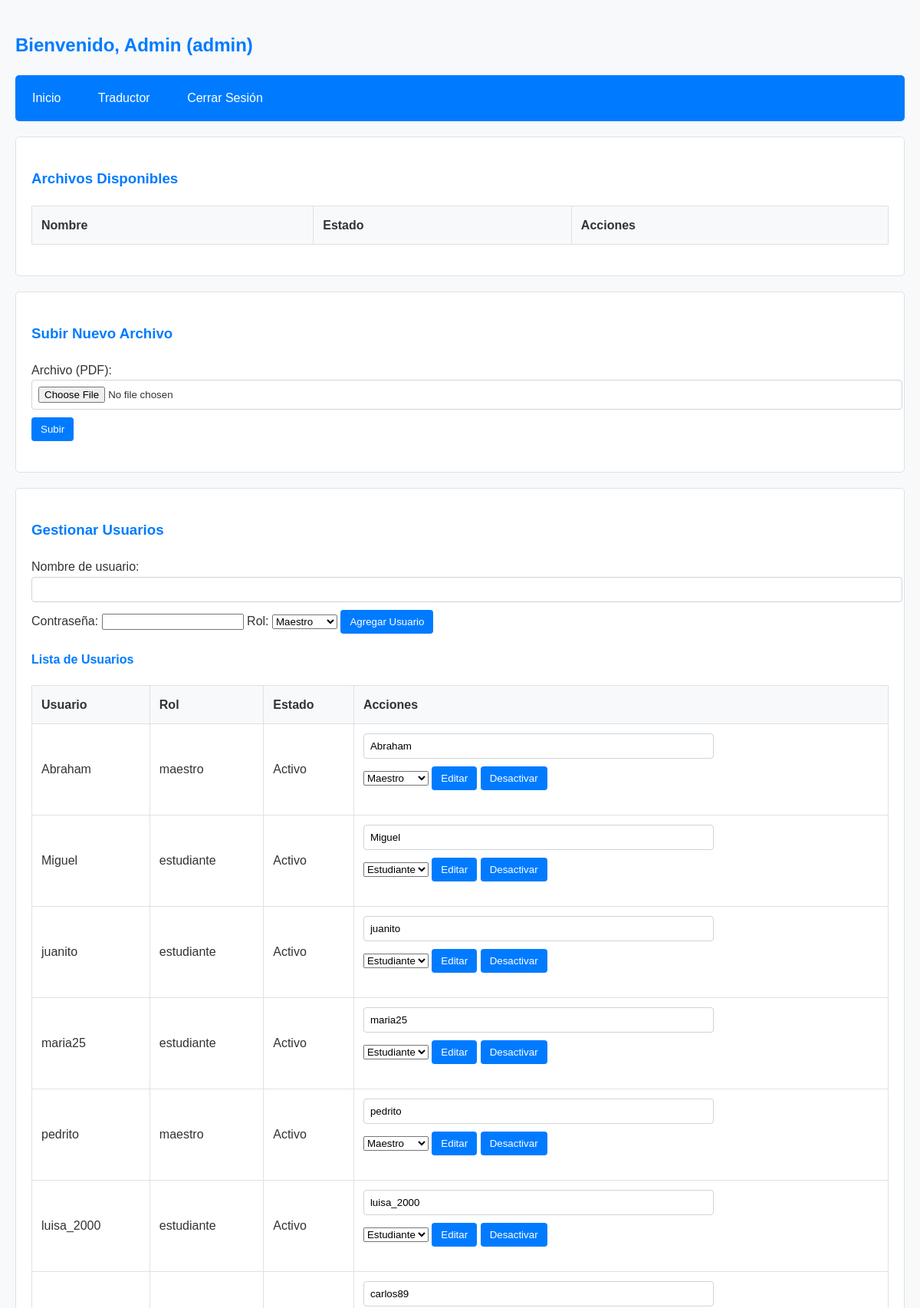
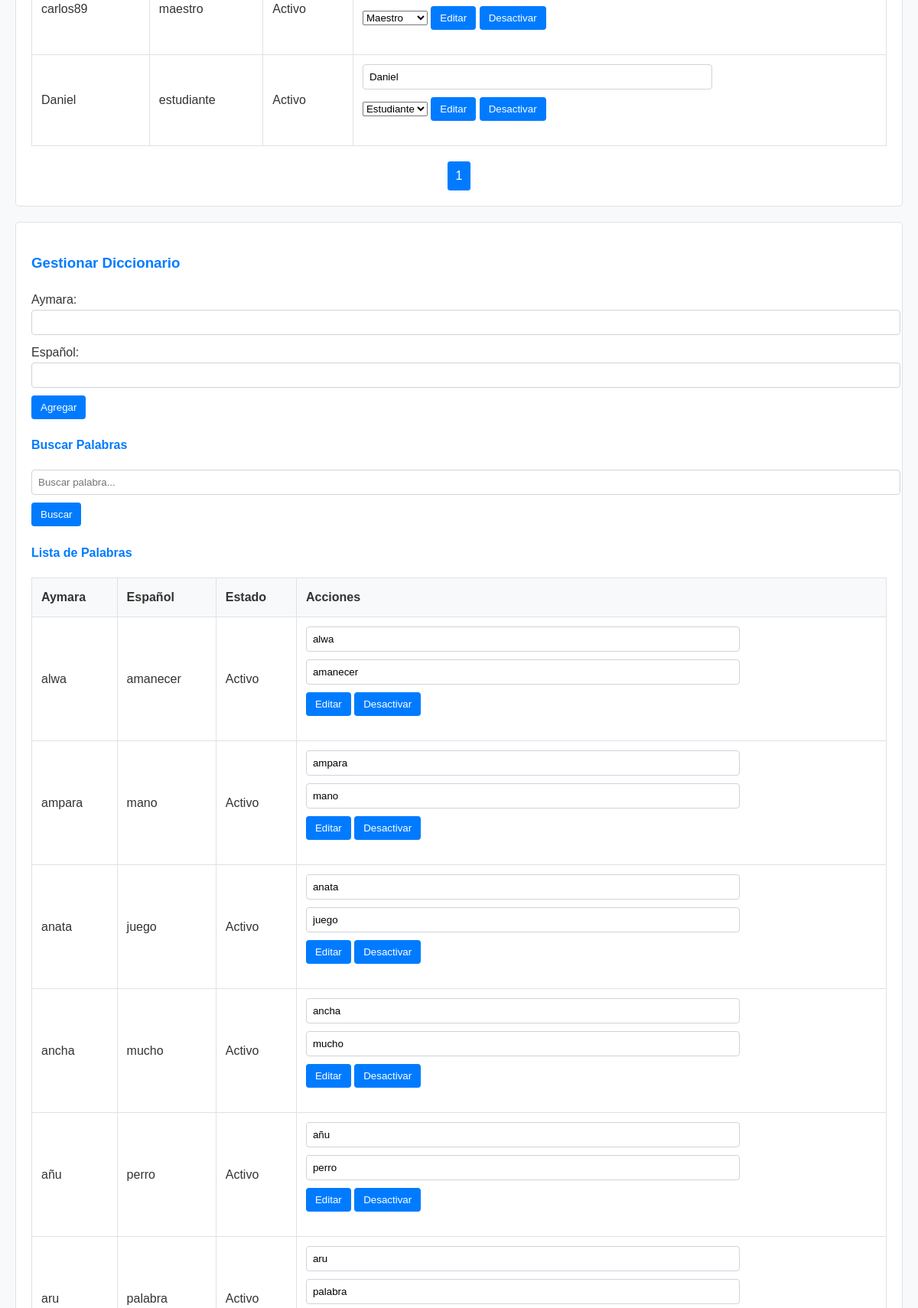
The page /dashboard.php (signed in, upper part) on the database its author committed (2 pictures, top to bottom).
### tables this page shows
CREATE TABLE `usuarios` (
  `id` int(11) NOT NULL,
  `username` varchar(50) NOT NULL,
  `password` varchar(255) NOT NULL,
  `role` enum('maestro','estudiante','admin') NOT NULL,
  `activo` tinyint(1) NOT NULL DEFAULT 1,
  `email` varchar(100) DEFAULT NULL
);

CREATE TABLE `diccionario` (
  `id` int(11) NOT NULL,
  `aymara` varchar(50) DEFAULT NULL,
  `espanol` varchar(50) DEFAULT NULL,
  `activo` tinyint(1) NOT NULL DEFAULT 1
);

### dashboard.php (the view, shortened to what this page needs)
<?php
include 'config/db.php';
$username = $_SESSION['username'];
$role = $_SESSION['role'];
$resultadosPorPagina = 10;
$paginaActual = isset($_GET['pagina']) ? (int) $_GET['pagina'] : 1;
$inicio = ($paginaActual - 1) * $resultadosPorPagina;
$busqueda = isset($_GET['busqueda']) ? $_GET['busqueda'] : '';
$condicionBusqueda = $busqueda ? "AND (aymara LIKE '%$busqueda%' OR espanol LIKE '%$busqueda%')" : '';
?>
<!DOCTYPE html>
<html lang="es">
<head>
    <link rel="stylesheet" href="css/styledash.css">
</head>
<body>
    <h2>Bienvenido, <?php echo htmlspecialchars($username); ?> (<?php echo htmlspecialchars($role); ?>)</h2>
    <nav>
        <ul>
            <li><a href="dashboard.php">Inicio</a></li>
            <li><a href="traductor.php">Traductor</a></li>
            <li><a href="logout.php">Cerrar Sesión</a></li>
        </ul>
    </nav>
    <section id="archivos">
        <h3>Archivos Disponibles</h3>
        <table>
            <tr>
                <th>Nombre</th>
                <th>Estado</th>
                <th>Acciones</th>
            </tr>
        </table>
    </section>
    <?php if ($role == 'maestro' || $role == 'admin'): ?>
        <section id="subir_archivo">
            <h3>Subir Nuevo Archivo</h3>
            <form action="dashboard.php" method="POST" enctype="multipart/form-data">
                <label for="archivo">Archivo (PDF):</label>
                <input type="file" id="archivo" name="archivo" accept="application/" required>
                <button type="submit" name="subir_archivo">Subir</button>
            </form>
        </section>
        <?php if ($role == 'admin'): ?>
            <section id="usuarios">
                <h3>Gestionar Usuarios</h3>
                <form action="dashboard.php" method="POST">
                    <label for="username">Nombre de usuario:</label>
                    <input type="text" id="username" name="username" required>
                    <label for="password">Contraseña:</label>
                    <input type="password" id="password" name="password" required>
                    <label for="role">Rol:</label>
                    <select id="role" name="role" required>
                        <option value="maestro">Maestro</option>
                    </select>
                    <button type="submit" name="agregar_usuario">Agregar Usuario</button>
                </form>
                <h4>Lista de Usuarios</h4>
                <table>
                    <tr>
                        <th>Usuario</th>
                        <th>Rol</th>
                        <th>Estado</th>
                        <th>Acciones</th>
                    </tr>
                    <?php
                    $sql = "SELECT * FROM Usuarios as us where us.role ='maestro' or us.role='estudiante' LIMIT $inicio, $resultadosPorPagina";
                    $result = $conn->query($sql);
                    while ($row = $result->fetch_assoc()) {
                        echo "<tr>
                            <td>" . htmlspecialchars($row['username']) . "</td>
                            <td>" . htmlspecialchars($row['role']) . "</td>
                            <td>" . ($row['activo'] ? 'Activo' : 'Inactivo') . "</td>
                            <td>
                                <form action='dashboard.php' method='POST' style='display:inline-block;'>
                                    <input type='hidden' name='usuario_id' value='" . $row['id'] . "'>
                                    <input type='text' name='username' value='" . htmlspecialchars($row['username']) . "' required>
                                    <select name='role' required>
                                        <option value='maestro' " . ($row['role'] == 'maestro' ? 'selected' : '') . ">Maestro</option>
                                        <option value='estudiante' " . ($row['role'] == 'estudiante' ? 'selected' : '') . ">Estudiante</option>
                                    </select>
                                    <button type='submit' name='editar_usuario'>Editar</button>
                                    <input type='hidden' name='nuevo_estado' value='" . ($row['activo'] ? '0' : '1') . "'>
                                    <button type='submit' name='cambiar_estado_usuario'>" . ($row['activo'] ? 'Desactivar' : 'Activar') . "</button>
                                </form>
                            </td>
                        </tr>";
                    }
                    ?>
                </table>
                <?php
                $sqlTotal = "SELECT COUNT(*) as total FROM Usuarios";
                $resultTotal = $conn->query($sqlTotal);
                $rowTotal = $resultTotal->fetch_assoc();
                $totalPaginas = ceil($rowTotal['total'] / $resultadosPorPagina);
                echo "<div class='paginacion'>";
                for ($i = 1; $i <= $totalPaginas; $i++) {
                    echo "<a href='dashboard.php?pagina=$i'>$i</a> ";
                }
                echo "</div>";
                ?>
            </section>
        <?php endif; ?>
        <section id="diccionario">
            <h3>Gestionar Diccionario</h3>
            <form action="dashboard.php" method="POST">
                <label for="aymara">Aymara:</label>
                <input type="text" id="aymara" name="aymara" required>
                <label for="espanol">Español:</label>
                <input type="text" id="espanol" name="espanol" required>
                <button type="submit" name="agregar_palabra">Agregar</button>
            </form>
            <h4>Buscar Palabras</h4>
            <form action="dashboard.php" method="GET">
                <input type="text" name="busqueda" value="<?php echo htmlspecialchars($busqueda); ?>"
                    placeholder="Buscar palabra...">
                <button type="submit">Buscar</button>
            </form>
            <h4>Lista de Palabras</h4>
            <table>
                <tr>
                    <th>Aymara</th>
                    <th>Español</th>
                    <th>Estado</th>
                    <th>Acciones</th>
                </tr>
                <?php
                $sql = "SELECT * FROM Diccionario WHERE 1=1 $condicionBusqueda LIMIT $inicio, $resultadosPorPagina";
                $result = $conn->query($sql);
                while ($row = $result->fetch_assoc()) {
                    echo "<tr>
                        <td>" . htmlspecialchars($row['aymara']) . "</td>
                        <td>" . htmlspecialchars($row['espanol']) . "</td>
                        <td>" . ($row['activo'] ? 'Activo' : 'Inactivo') . "</td>
                        <td>
                            <form action='dashboard.php' method='POST' style='display:inline-block;'>
                                <input type='hidden' name='palabra_id' value='" . $row['id'] . "'>
                                <input type='text' name='aymara' value='" . htmlspecialchars($row['aymara']) . "' required>
                                <input type='text' name='espanol' value='" . htmlspecialchars($row['espanol']) . "' required>
                                <button type='submit' name='editar_palabra'>Editar</button>
                                <input type='hidden' name='nuevo_estado' value='" . ($row['activo'] ? '0' : '1') . "'>
                                <button type='submit' name='cambiar_estado_palabra'>" . ($row['activo'] ? 'Desactivar' : 'Activar') . "</button>
                            </form>
                        </td>
                    </tr>";
                }
                ?>
            </table>
        </section>
    <?php endif; ?>
</body>
</html>

### css/styledash.css (style rules this page uses)
body { font-family: Arial, sans-serif; line-height: 1.6; color: #333; margin: 0; padding: 20px; background-color: #f8f9fa; }
h2, h3, h4 { color: #007bff; margin-bottom: 20px; }
nav ul { list-style-type: none; padding: 0; margin-bottom: 20px; background-color: #007bff; border-radius: 5px; }
nav ul li { display: inline-block; }
nav ul li a { color: white; text-decoration: none; padding: 10px 15px; display: inline-block; }
table { width: 100%; border-collapse: collapse; margin-bottom: 20px; background-color: white; }
table, th, td { border: 1px solid #dee2e6; }
th, td { padding: 12px; text-align: left; }
th { background-color: #f8f9fa; font-weight: bold; }
form { margin-bottom: 20px; }
input[type="text"], input[type="file"] { width: 100%; padding: 8px; margin-bottom: 10px; border: 1px solid #ced4da; border-radius: 4px; }
button, input[type="submit"] { background-color: #007bff; color: white; padding: 8px 12px; border: none; border-radius: 4px; cursor: pointer; }
section { background-color: white; border: 1px solid #dee2e6; border-radius: 5px; padding: 20px; margin-bottom: 20px; }
.paginacion { margin-top: 20px; text-align: center; }
.paginacion a { color: #fff; padding: 5px 10px; text-decoration: none; border: 1px solid #007bff; margin: 0 2px; border-radius: 3px; }
a { display: inline-block; padding: 10px 20px; margin: 5px; text-decoration: none; color: #fff; background-color: #007bff; border: 2px solid #007bff; border-radius: 5px; transition: background-color 0.3s, border-color 0.3s, color 0.3s; }

### rows shown on the page
usuarios: username "Abraham", role "maestro", activo "Activo", role "Maestro"
usuarios: username "Miguel", role "estudiante", activo "Activo", role "Estudiante"
usuarios: username "juanito", role "estudiante", activo "Activo", role "Estudiante"
usuarios: username "maria25", role "estudiante", activo "Activo", role "Estudiante"
usuarios: username "pedrito", role "maestro", activo "Activo", role "Maestro"
usuarios: username "luisa_2000", role "estudiante", activo "Activo", role "Estudiante"
usuarios: username "carlos89", role "maestro", activo "Activo", role "Maestro"
usuarios: username "Daniel", role "estudiante", activo "Activo", role "Estudiante"
diccionario: aymara "alwa", espanol "amanecer", activo "Activo"
diccionario: aymara "ampara", espanol "mano", activo "Activo"
diccionario: aymara "anata", espanol "juego", activo "Activo"
diccionario: aymara "ancha", espanol "mucho", activo "Activo"
diccionario: aymara "añu", espanol "perro", activo "Activo"
diccionario: aymara "aru", espanol "palabra", activo "Activo"

### other values the page prints
$username "Admin"
$role "admin"
